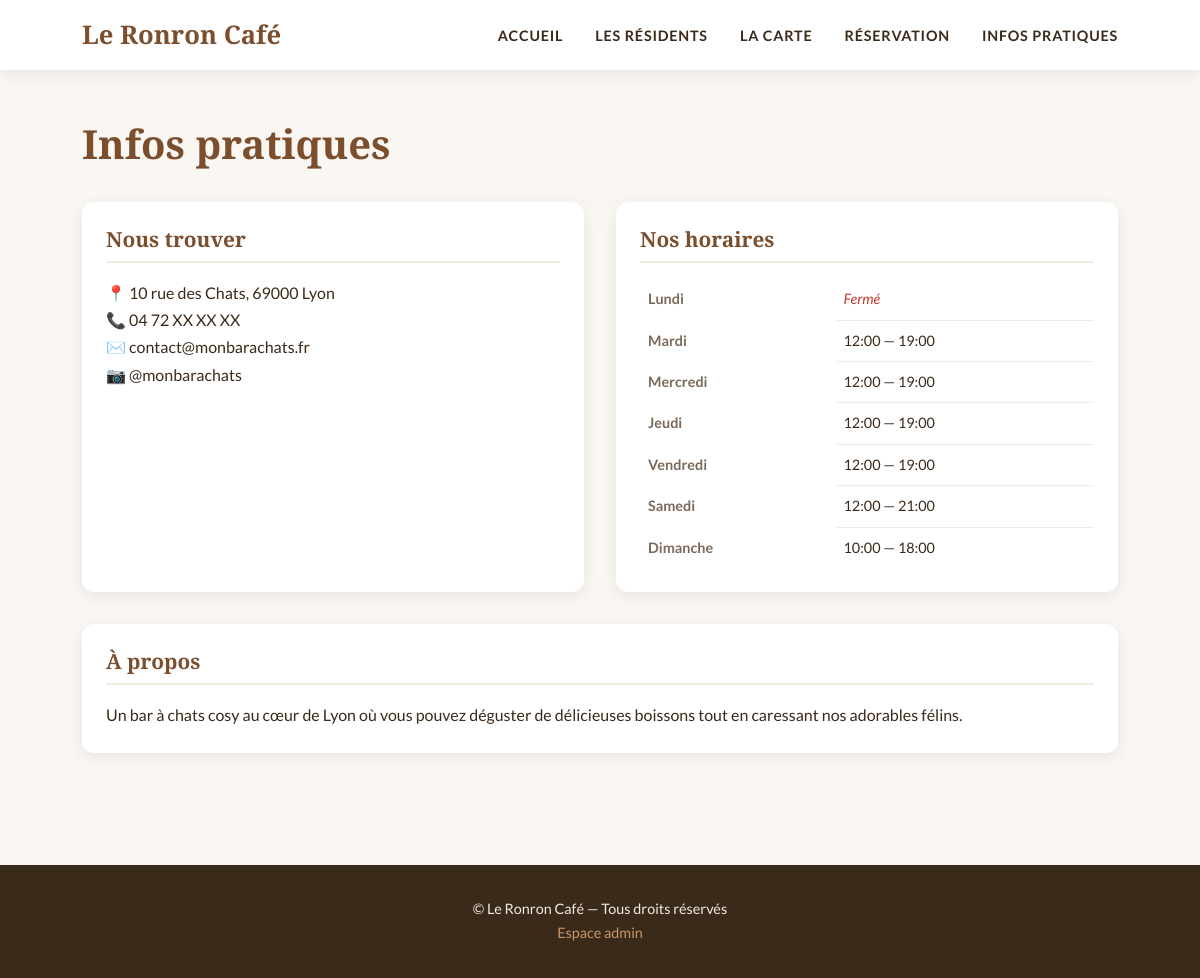
The page /index.php?page=infos on the database its author committed.
### tables this page shows
CREATE TABLE Horaire (
    id_horaire INT AUTO_INCREMENT PRIMARY KEY,
    jour ENUM('Lundi','Mardi','Mercredi','Jeudi', 'Vendredi','Samedi','Dimanche') NOT NULL,
    heure_ouverture TIME,
    heure_fermeture TIME,
    est_ouvert BOOLEAN DEFAULT TRUE
);

### controllers/InfoController.php (called while the page is built)
<?php
require_once 'models/InfoPratique.php';
require_once 'models/Horaire.php';
class InfoController {
    private InfoPratique $modelInfo;
    private Horaire $modelHoraire;
    public function __construct() {
        $this->modelInfo = new InfoPratique();
        $this->modelHoraire = new Horaire();
    }
    public function index(): void {
        $infos = $this->modelInfo->getAll();
        $horaires = $this->modelHoraire->getAll();
        include 'views/templates/header.php';
        include 'views/infos/index.php';
        include 'views/templates/footer.php';
    }
}
?>

### config/database.php (called while the page is built, shortened)
<?php
function getConnexion(): PDO {
    static $pdo = null;
    if ($pdo === null) {
        $dsn = 'mysql:host=' . DB_HOST . ';dbname=' . DB_NAME . ';charset=' . DB_CHARSET;
        try {
            $pdo = new PDO($dsn, DB_USER, DB_PASS, [
                PDO::ATTR_ERRMODE => PDO::ERRMODE_EXCEPTION,
                PDO::ATTR_DEFAULT_FETCH_MODE => PDO::FETCH_ASSOC,
            ]);
        } catch (PDOException $e) {
            die('Erreur de connexion : ' . $e->getMessage());
        }
    }
    return $pdo;
}
?>

### models/Model.php (called while the page is built, shortened)
<?php
require_once 'config/database.php';
abstract class Model {
    public function __construct() {
        $this->pdo = getConnexion();
    }
}
?>

### models/InfoPratique.php (called while the page is built, shortened)
<?php
require_once 'models/Model.php';
class InfoPratique extends Model {
    public function getAll() {
        $requete = $this->pdo->prepare(
            "SELECT * FROM Info_Pratique"
        );
        $requete->execute();
        return $requete->fetchAll();
    }
}
?>

### models/Horaire.php (called while the page is built, shortened)
<?php
require_once 'models/Model.php';
class Horaire extends Model {
    public function getAll() {
        $requete = $this->pdo->prepare(
            "SELECT * FROM Horaire"
        );
        $requete->execute();
        return $requete->fetchAll();
    }
}
?>

### views/infos/index.php (the view)
<?php
$infosParCle = [];
foreach ($infos as $info) {
    $infosParCle[$info['cle']] = $info['valeur'];
}
?>
<h1>Infos pratiques</h1>
<div class="info-grille">
     <div class="info-bloc">
        <h2>Nous trouver</h2>
        <?php if (!empty($infosParCle['adresse'])) : ?>
                        <p>📍 <?= htmlspecialchars($infosParCle['adresse']) ?></p>
        <?php endif; ?>
        <?php if (!empty($infosParCle['telephone'])) : ?>
            <p>📞 <?= htmlspecialchars($infosParCle['telephone']) ?></p>
        <?php endif; ?>
        <?php if (!empty($infosParCle['email'])) : ?>
            <p>✉️ <?= htmlspecialchars($infosParCle['email']) ?></p>
        <?php endif; ?>
        <?php if (!empty($infosParCle['instagram'])) : ?>
            <p>📷 <?= htmlspecialchars($infosParCle['instagram']) ?></p>
        <?php endif; ?>
    </div>
    <div class="info-bloc">
        <h2>Nos horaires</h2>
        <table>
            <tbody>
                <?php foreach ($horaires as $horaire) : ?>
                    <tr>
                        <th><?= htmlspecialchars($horaire['jour']) ?></th>
                        <td>
                            <?php if ($horaire['est_ouvert']) : ?>
                               <?= substr($horaire['heure_ouverture'], 0, 5) ?>
                                — <?= substr($horaire['heure_fermeture'], 0, 5) ?>
                            <?php else : ?>
                                <span class="ferme">Fermé</span>
                            <?php endif; ?>
                        </td>
                    </tr>
                <?php endforeach; ?>
            </tbody>
        </table>
    </div>
</div>
<?php if (!empty($infosParCle['description'])) : ?>
    <div class="info-bloc" style="margin-top: 2rem;">
        <h2>À propos</h2>
        <p><?= htmlspecialchars($infosParCle['description']) ?></p>
    </div>
<?php endif; ?>

### public/css/style.css (style rules this page uses)
:root { --couleur-principale : #7B4F2E; --couleur-secondaire : #C9956A; --couleur-fond : #FAF6F1; --couleur-fond-clair : #F2EBE0; --couleur-texte : #3A2A1A; --couleur-texte-clair: #7A6A5A; --couleur-blanc : #FFFFFF; --couleur-erreur : #C0392B; --couleur-succes : #27AE60; --police-titre : 'Playfair Display', Georgia, serif; --police-texte : 'Lato', Arial, sans-serif; --ombre : 0 4px 15px rgba(0,0,0,0.08); --ombre-hover : 0 8px 25px rgba(0,0,0,0.15); --border-radius : 12px; --transition : all 0.3s ease; }
*, *::before, *::after { box-sizing: border-box; margin: 0; padding: 0; }
body { font-family: var(--police-texte); background: var(--couleur-fond); color: var(--couleur-texte); font-size: 16px; line-height: 1.7; }
h1, h2, h3 { font-family: var(--police-titre); color: var(--couleur-principale); line-height: 1.3; }
h1 { font-size: 2.5rem; margin-bottom: 1.5rem; }
h2 { font-size: 1.8rem; margin-bottom: 1rem; }
.info-grille { display: grid; grid-template-columns: 1fr 1fr; gap: 2rem; margin-top: 2rem; }
.info-bloc { background: var(--couleur-blanc); border-radius: var(--border-radius); padding: 1.5rem; box-shadow: var(--ombre); }
.info-bloc h2 { font-size: 1.3rem; margin-bottom: 1rem; padding-bottom: 0.5rem; border-bottom: 2px solid var(--couleur-fond-clair); }
table { width : 100%; border-collapse: collapse; font-size: 0.9rem; }
th { text-align: left; padding: 0.5rem; color: var(--couleur-texte-clair); font-weight: 700; }
td { padding: 0.5rem; border-bottom: 1px solid var(--couleur-fond-clair); }
tr:last-child td { border-bottom: none; }
.ferme { color: var(--couleur-erreur); font-style: italic; }

### rows shown on the page
horaire: jour "Lundi", est_ouvert "Fermé"
horaire: jour "Mardi", heure_ouverture "12:00", heure_fermeture "19:00"
horaire: jour "Mercredi", heure_ouverture "12:00", heure_fermeture "19:00"
horaire: jour "Jeudi", heure_ouverture "12:00", heure_fermeture "19:00"
horaire: jour "Vendredi", heure_ouverture "12:00", heure_fermeture "19:00"
horaire: jour "Samedi", heure_ouverture "12:00", heure_fermeture "21:00"
horaire: jour "Dimanche", heure_ouverture "10:00", heure_fermeture "18:00"

### other values the page prints
$infosParCle['adresse'] "10 rue des Chats, 69000 Lyon"
$infosParCle['telephone'] "04 72 XX XX XX"
$infosParCle['email'] "contact@monbarachats.fr"
$infosParCle['instagram'] "@monbarachats"
$infosParCle['description'] "Un bar à chats cosy au cœur de Lyon où vous pouvez déguster de délicieuses boissons tout en caressant nos adorables félins."
